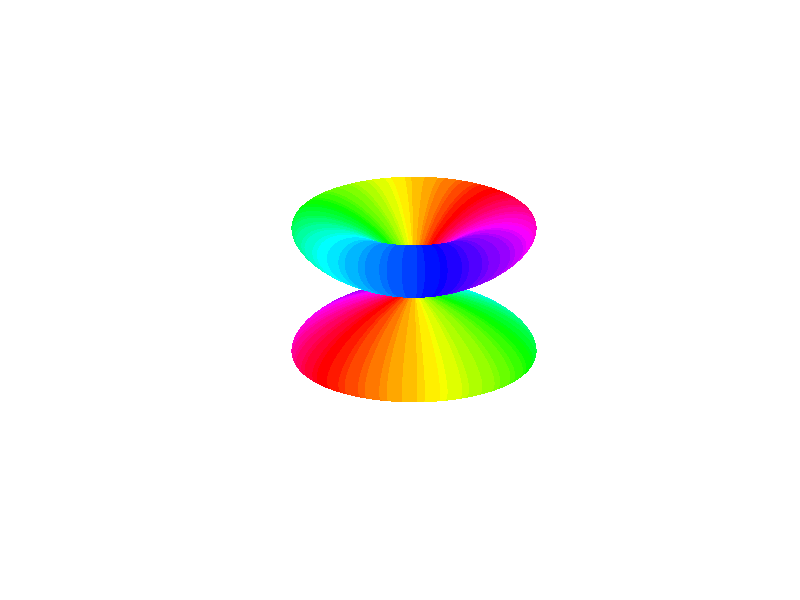

This chart was generated by the following MATLAB code: (Note: this script raises an error after producing the figure.)
% Grid points
nx = 128;
ny = 128;

% Spinor components
zetaP2 = zeros(nx, ny);
zetaP1 = ones(nx, ny);
zeta0 = zeros(nx, ny);
zetaM1 = zeros(nx, ny);
zetaM2 = zeros(nx, ny);

% discretize sphere surface
resolution = 100;
delta = pi/resolution;
theta = 0:delta:pi; % altitude
phi = 0:2*delta:2*pi; % azimuth
[phi,theta] = meshgrid(phi,theta);

% Spin-2 spherical harmonics
Y_2p2 = 0.25 * sqrt(15 / (2*pi)).* exp(2j * phi).* sin(theta).^2;
Y_2p1 = -0.5 * sqrt(15 / (2*pi)) * exp(1j * phi).* sin(theta).*cos(theta);
Y_2p0 = 0.25 * sqrt(5 / pi) * (3 * cos(theta).^2 - 1);
Y_2m1 = 0.5 * sqrt(15 / (2*pi)) * exp(-1j * phi).* sin(theta).*cos(theta);
Y_2m2 = 0.25 * sqrt(15 / (2*pi)).* exp(-2j * phi).* sin(theta).^2;

% Plot spherical harmonic
zsph = zetaP2(64, 64).* Y_2p2 ...
    + zetaP1(64, 64).* Y_2p1 ...
    + zeta0(64, 64).* Y_2p0 ...
    + zetaM1(64, 64).* Y_2m1 ...
    + zetaM2(64, 64).* Y_2m2;

scale = 1.0;
zsph = zsph * scale;
xx = abs(zsph).^2.*sin(theta).*cos(phi);
yy = abs(zsph).^2.*sin(theta).*sin(phi);
zz = abs(zsph).^2.*cos(theta);

h = surf(xx,yy,zz,angle(zsph));
set(h, 'LineStyle','none')
axis off;
colormap(hsv);
clim([-pi pi]);
camlight left
camlight right
lighting phong
daspect([1 1 1]);
view(-23, 30);
exportgraphics(gca, '../../gfx/ch-groundStateSymmetries/FM-1-spherical.pdf');
